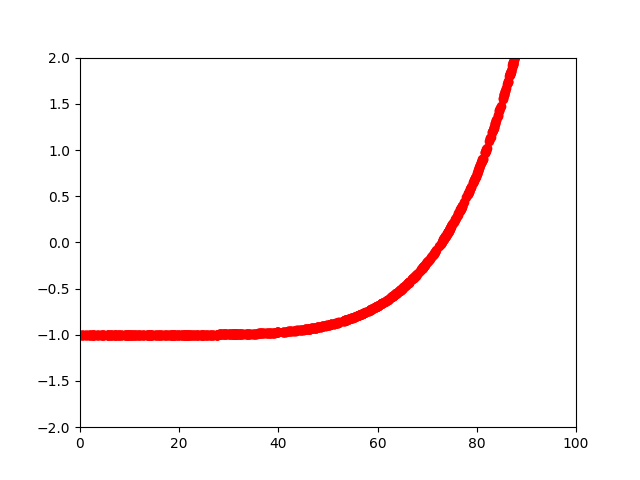

Recreate this plot in Python.
import random
import numpy as np
from numpy.linalg import inv
import matplotlib.pyplot as plt
from itertools import chain
import math
from sklearn.preprocessing import normalize
from sklearn import datasets, linear_model
from sklearn.metrics import mean_squared_error, r2_score

#This is the data generation stage!
#Data generation is through a linear model with some normal noise!
alpha0 = -30.0865
alpha1 = 5.2233
#We are making it a 1 variable plot!
alpha2 = -82.098
alpha3 = 23.1234
alpha4 = 17.0172
#Both the lists are independent of each other!
list_x1 = []
for x in range(1000):
    list_x1.append(random.uniform(0,100))
list_x2 = []
for x in range(1000):
    list_x2.append(random.uniform(0,100))
#temp_list is the fianl matrix of variables x1 and x2!
temp_list = list(zip(list_x1,list_x2))
#print(list_variables)
#list_y is the list of corresponding y values for the xi's
list_y = []
for (a,b) in temp_list:
    y_temp = alpha0 + alpha1*a + alpha2*pow(a,2) + alpha3*pow(a,5) + alpha4*pow(a,6)
    list_y.append(y_temp)
#print(list_y)
#print(list_y)
#Now we will add the noise to the y values!
mu,sigma = 0,1
random.seed(1)
s = np.random.normal(mu,sigma,1050)
#This part is just for viewing the noise(normal distributed variable)
#count, bins, ignored = plt.hist(s, 100, normed=True)
#plt.plot(bins,1/(sigma*np.sqrt(2*np.pi)) *
#          np.exp(-(bins-mu)**2/(2*sigma**2)),
#          linewidth=2, color='r')
#plt.show()
#Now the y values along with normal noises are generated!
list_y = list(list_y + s[0:1000])

##Now we will normalize the y values in train_dataset!

list_y = np.array(list_y)
train = list(zip(list_y,list_x1))
train = list(chain(train))
train = (np.matrix(train))
list_y = (list_y-np.mean(list_y))/np.mean(list_y)

#Here the data type of list_y is np.ndarray
#We will change it to 1 variable.
final_list = list(zip(list_y,list_x1))
#print(final_list)
#This could be used as the subsetted dataset(or the training dataset)

new_list = list(chain(final_list))
train_dataset = (np.matrix(new_list))

plt.plot(train_dataset[:,1],train_dataset[:,0],'ro')
plt.axis([0,100,-2,+2])
plt.show()

###########	Changing the range of test dataset!!

#Both the lists are independent of each other!
list1_x1 = []
for x in range(50):
    list1_x1.append(random.uniform(-1100,-1000)+1100)
#list1_x1 = list1_x1-300
list1_x2 = []
for x in range(50):
    list1_x2.append(random.uniform(-1100,-1000)+1100)
#list2_x2 = list2_x2-300
#temp_list is the final matrix of variables x1 and x2!
temp_list1 = list(zip(list1_x1,list1_x2))

list_y1 = []
for (a,b) in temp_list1:
    y_temp1 = alpha0 + alpha1*a + alpha2*pow(a,2) + alpha3*pow(a,5) + alpha4*pow(a,6)
    list_y1.append(y_temp1)
#Now we will add the noise to the y values!
##mu1,sigma1 = 0,1
##random.seed(1)
##s1 = np.random.normal(mu1,sigma1,50)
list_y1 = list(list_y1 + s[1000:1050])

##Now we will normalize the y values in test_dataset!
list_y1 = np.array(list_y1)
#test and train is used in comparing with linear model!
test = list(zip(list_y1,list1_x1))
test = list(chain(test))
test = (np.matrix(test))
list_y1 = (list_y1-np.mean(list_y1))/np.mean(list_y1)

final_list1 = list(zip(list_y1,list1_x1))
new_list1 = list(chain(final_list1))
test_dataset = (np.matrix(new_list1))

plt.plot(test_dataset[:,1],test_dataset[:,0],'ro')
plt.axis([0,100,-2,2])
plt.show()

############

#print(len(new_list))
#print(np.shape(train_dataset))
#print(test_dataset)

#This is the Gaussian Process Regression Part!

#Firstly we will define a kernel function!

def kernel(x1,x2):
    sigma = 1
    l = 1
    prod = np.dot((x1-x2),(x1-x2).T)
    return (sigma**2)*math.exp(-prod/(2.0*(l**2)))

#print(kernel(np.array(0),np.array(3)))

#print(np.shape(list_y)[0])

#Here the kernel takes argument as a matrix and returns kernel matrix!
def kernel_matrix(x1,x2):
    k_matrix = np.empty([np.shape(x1)[0],np.shape(x2)[0]])
    for i in range(0,np.shape(x1)[0]):
        for j in range(0,np.shape(x2)[0]):
            k_matrix[i][j] = kernel(x1[i,:],x2[j,:])
            #print(k_matrix[i][j])
    return k_matrix

#A = np.array([0,0.2,1,3]).reshape(4,1)
#print(kernel(A[0,:],A[1,:]))

#print(kernel_matrix(A,A))

train_samples = 1000
test_samples = 50
##mean_star = np.zeros(test_samples)
##print(mean_star.shape)

#This function returns the mean only!
def gaussian_process(x_train,y_train,x_test,train_samples,test_samples,sigma):
    mean = np.array([[0]]*train_samples)
    mean_star = np.array([[0]]*test_samples)
    diff = y_train - mean
    #print(y_train)
    k = kernel_matrix(x_train,x_train)
    k = k + (sigma**2)*np.identity(train_samples)
    inverse_k = inv(k)
    k_star_transpose = kernel_matrix(x_train,x_test).T
    dot1 = np.dot(inverse_k,diff)
    #print(inverse_k)
    return mean_star + np.dot(k_star_transpose,dot1)

x_train = train_dataset[:,1:]
y_train = train_dataset[:,0]
x_test = test_dataset[:,1:]
y_test = test_dataset[:,0]

#(kernel(x_train[0,:],x_test[0,:]))

##a = np.matrix([[0],[0.2],[1],[3]])
##print(a.shape)
##b = np.matrix([[0],[0.2],[1]])
##print(kernel_matrix(a,b))

#print(y_test)
g = gaussian_process(x_train,y_train,x_test,train_samples,test_samples,sigma)
#print(g)

##This is for fitting the linear model in python
regr = linear_model.LinearRegression()
regr.fit(x_train,y_train)
y_pred = regr.predict(test[:,1])
print("Mean squared error for the linear model is: %.10f"
      % mean_squared_error(y_test,y_pred))

## This is for printing the accuracy of GP regression!

error = g-y_test
#print(error)
sq_error = np.square(error)
#print(sq_error)
mean_sq_error = sum(sq_error)/sq_error.shape[0]
print("Mean squared errorfor GPR is: %.10f"
      % mean_sq_error)
